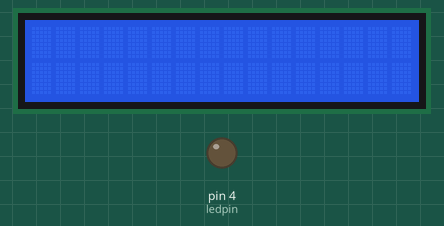
Recording of a sketch running on a simulated Arduino Uno, built with avr-gcc and run on an emulated ATmega328P. Parts: 16×2 character LCD, output pins drawn as LEDs (lit = HIGH).

Above: at 0.1 s.
At 2.7 s:
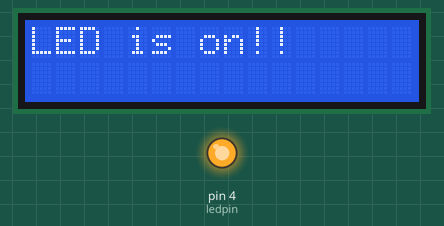
At 3.7 s:
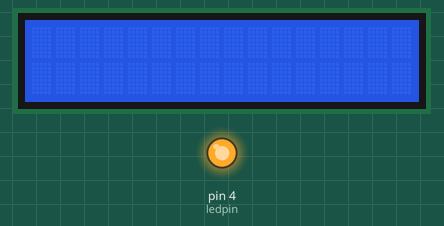
At 5.2 s:
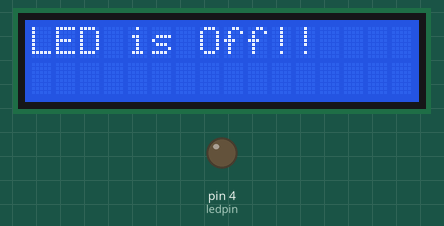
Timing chart, 0 to 130.0 s (numbered marks = the images above):
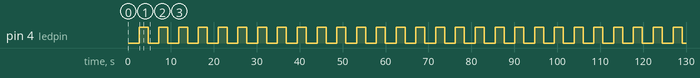

Measured:
- by itself, pin 4 (ledpin): alternates HIGH for 2.1 s and LOW for 2.5 s
- by itself, everything shown: repeats every 4.6 s, in 6 steps
- what the display in image 1 shows lasts 1.0 s, from 2.7 s to 3.7 s
- what the display in image 2 shows lasts 1.5 s, from 3.7 s to 5.2 s

The sketch:

led_and_lcd_interface1.ino
```cpp
// C++ code
//
#include<LiquidCrystal.h>
int ledpin = 4;
int rs = 7;
int en = 8;
int d4 = 9;
int d5 = 10;
int d6 = 11;
int d7 = 12;
LiquidCrystal lcd(rs,en,d4,d5,d6,d7);
void setup()
{
  pinMode(ledpin, OUTPUT);
  lcd.begin(16,2); //16 is column and 2 rows
}

void loop()
{
  for(int i=0;i<=1;i++)
  {
    lcd.setCursor(0,0);
    if(i == 1){
      digitalWrite(ledpin,HIGH);
      delay(100);
      lcd.print("LED is on!!");
      delay(1000);
      lcd.clear();
    }

     else
     {
      digitalWrite(ledpin,LOW);
      delay(500);
      lcd.print("LED is Off!!");
      delay(1000);
      lcd.clear();
     }
    delay(1000);
  }

}
```
